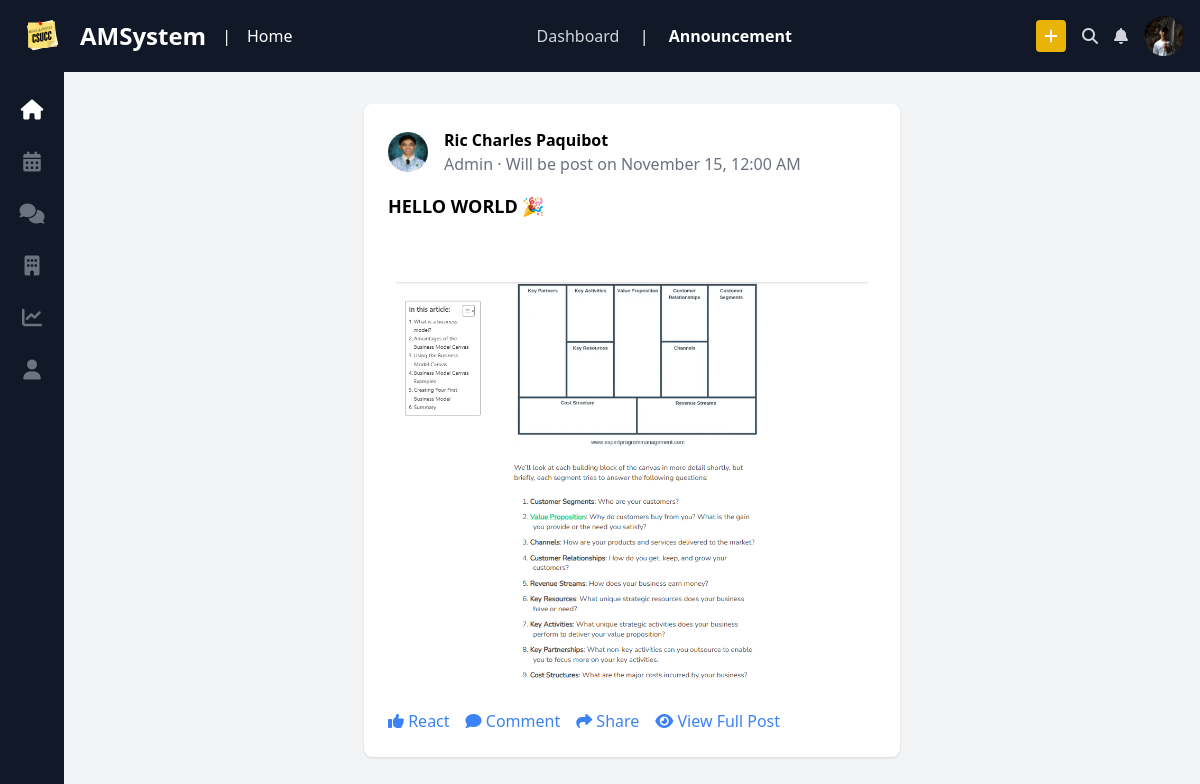
/scheduledpost/49 (signed in), run on the app's committed database.
### tables this page shows
CREATE TABLE `scheduled_posts` (
  `scheduled_id` int(11) NOT NULL,
  `post_id` int(11) DEFAULT NULL,
  `schedule_date` datetime DEFAULT NULL
);

CREATE TABLE `users` (
  `user_id` int(11) NOT NULL,
  `id_number` varchar(20) NOT NULL,
  `first_name` varchar(50) NOT NULL,
  `last_name` varchar(50) NOT NULL,
  `middle_initial` char(1) DEFAULT NULL,
  `email` varchar(100) NOT NULL,
  `password` varchar(255) NOT NULL,
  `department_id` int(11) DEFAULT NULL,
  `program_id` int(11) DEFAULT NULL,
  `contact_number` varchar(15) DEFAULT NULL,
  `address_purok` varchar(50) DEFAULT NULL,
  `address_barangay` varchar(50) DEFAULT NULL,
  `address_city` varchar(50) DEFAULT NULL,
  `address_zip` varchar(10) DEFAULT NULL,
  `address_province` varchar(50) DEFAULT NULL,
  `gender` enum('Male','Female','Other') DEFAULT NULL,
  `role_id` int(11) DEFAULT NULL,
  `photo` varchar(255) NOT NULL,
  `created_at` timestamp NOT NULL DEFAULT current_timestamp()
);

CREATE TABLE `roles` (
  `role_id` int(11) NOT NULL,
  `role_name` varchar(50) NOT NULL
);

CREATE TABLE `posts` (
  `post_id` int(11) NOT NULL,
  `post_title` varchar(200) NOT NULL,
  `post_content` text NOT NULL,
  `post_when` date DEFAULT NULL,
  `user_id` int(11) DEFAULT NULL,
  `category_id` int(11) DEFAULT NULL,
  `images` varchar(255) NOT NULL,
  `created_at` timestamp NOT NULL DEFAULT current_timestamp()
);

### Controller/Views.php (called while the page is built)
<?php
class View {
    public static function render($view, $data = []) {
        extract($data);
        require "./Views/{$view}.php";
    }
}

### Controller/UsersController.php (called while the page is built, shortened)
<?php
require('./Model/UserModel.php');
class UsersController extends Users{
    public static function open_scheduled_post($id){
        $scheduled_posts = Users::getScheduledPostPage($id);
        View::render("scheduledpost", ["scheduled_posts" => $scheduled_posts]);
    }
}

### index.php (called while the page is built, shortened)
<?php
require('./Controller/Views.php');
require('./Controller/Route.php');
$path = isset($_GET["path"]) ? $_GET["path"] : "";
Route::get('/scheduledpost/{id}', function($id) {
    require_once('./Controller/UsersController.php');
    UsersController::open_scheduled_post($id);
});
$requestUri = "/".$path ;
Route::dispatch($requestUri);

### Model/UserModel.php (called while the page is built, shortened)
<?php
class Users extends Database {
    public static function getScheduledPostPage($id) {
    try {
        $db = new Database();
        $conn = $db->Connect();
        $stmt = $conn->prepare("SELECT
                                    scheduled_posts.*,
                                    posts.*,
                                    users.*,
                                    programs.*,
                                    departments.*,
                                    roles.*,
                                    categories.*,
                                    DATE_FORMAT(scheduled_posts.schedule_date, '%d') AS date_only,
                                    MONTHNAME(scheduled_posts.schedule_date) AS month_name,
                                    TIME_FORMAT(scheduled_posts.schedule_date, '%h:%i %p') AS time_only
                                FROM
                                    scheduled_posts
                                INNER JOIN
                                    posts ON scheduled_posts.post_id = posts.post_id
                                INNER JOIN
                                    users ON posts.user_id = users.user_id
                                INNER JOIN
                                    programs ON users.program_id = programs.program_id
                                INNER JOIN
                                    departments ON users.department_id = departments.department_id
                                INNER JOIN
                                    roles ON users.role_id = roles.role_id
                                INNER JOIN
                                    categories ON posts.category_id = categories.category_id
                                WHERE
                                    scheduled_posts.post_id = :post_id
                                LIMIT 1;");
        $stmt->bindParam(":post_id", $id, PDO::PARAM_INT);
        $stmt->execute();
        $result = $stmt->fetch(PDO::FETCH_ASSOC);
        if ($result) {
            return $result;
        } else {
            echo "No data found for scheduled_id = $id.";
            return null;
        }
    } catch (PDOException $e) {
        echo "Error: " . $e->getMessage();
        return null;
    }
}
}

### Views/scheduledpost.php (the view, shortened to what this page needs)
<!DOCTYPE html>
<html lang="en">
<head>
    <script src="https://cdn.tailwindcss.com"></script>
    <link rel="stylesheet" href="https://cdnjs.cloudflare.com/ajax/libs/font-awesome/6.4.2/css/all.min.css">
</head>
<body class="bg-gray-100">
    <header class="bg-gray-900 text-white p-4 flex justify-between items-center sticky top-0 z-50">
        <div class="flex items-center space-x-4">
            <img src="../assets/ams-logo.svg" alt="CSUCC logo" class="w-12">
            <h1 class="text-2xl font-bold">AMSystem</h1>
            <span class="mx-4">|</span>
            <p>Home</p>
        </div>
        <nav class="space-x-4">
            <a href="#" class="text-gray-300 hover:text-white">Dashboard</a>
            <span class="mx-4">|</span>
            <a href="#" class="text-white font-bold">Announcement</a>
        </nav>
        <div class="flex items-center space-x-4">
            <button class="bg-yellow-500 px-2 py-1 rounded">
                <i class="fa-solid fa-plus"></i>
            </button>
            <button class="text-gray-300"><i class="fa-solid fa-magnifying-glass"></i></button>
            <button class="text-gray-300"><i class="fa-solid fa-bell"></i></button>
            <img src="../assets/profile.jpg" alt="Profile" class="w-10 h-10 rounded-full">
        </div>
    </header>
    <main class="flex">
        <aside class="w-16 bg-gray-900 text-white flex flex-col items-center space-y-6 py-6 sticky top-14 h-screen">
            <a href="../home" class="text-white"><i class="fa-solid fa-house text-xl"></i></a>
            <a href="../calendar" class="text-gray-500"><i class="fa-solid fa-calendar-days text-xl"></i></a>
            <a href="#" class="text-gray-500"><i class="fa-solid fa-comments text-xl"></i></a>
            <a href="#" class="text-gray-500"><i class="fa-solid fa-building text-xl"></i></a>
            <a href="#" class="text-gray-500"><i class="fa-solid fa-chart-line text-xl"></i></a>
            <a href="../dashboard" class="text-gray-500"><i class="fa-solid fa-user text-xl"></i></a>
        </aside>
        <section class="flex-1 p-8 flex space-x-8">
            <div class="flex-1 overflow-y-auto h-100vh">
                <div class="bg-white mx-auto w-1/2 p-6 rounded-lg shadow mb-6">
                    <div class="flex items-center space-x-4">
                        <img src="../<?=$scheduled_posts["photo"]?>" alt="Profile" class="w-10 h-10 rounded-full">
                        <div>
                            <h3 class="font-bold"><a href="../user/<?=$scheduled_posts["user_id"]?>"><?=$scheduled_posts["first_name"]?> <?=$scheduled_posts["last_name"]?></a></h3>
                            <p class="text-gray-500"><?=$scheduled_posts["role_name"]?> · Will be post on <?=$scheduled_posts["month_name"]?> <?=$scheduled_posts["date_only"]?>, <?=$scheduled_posts["time_only"]?></p>
                        </div>
                    </div>
                    <h4 class="font-bold text-lg mt-4"><?=$scheduled_posts["post_title"]?> 🎉</h4>
                    <div class="text-gray-700 mt-2"><?=$scheduled_posts["post_content"]?></div>
                    <div class="my-5 p-2"><img src="../<?=$scheduled_posts["images"]?>" onclick="viewImage('<?= '../'.$scheduled_posts['images'] ?>')" alt=""></div>
                    <div class="flex items-center space-x-4 mt-4">
                        <button class="text-blue-500"><i class="fa-solid fa-thumbs-up"></i> React</button>
                        <button class="text-blue-500"><i class="fa-solid fa-comment"></i> Comment</button>
                        <button class="text-blue-500"><i class="fa-solid fa-share"></i> Share</button>
                        <button class="text-blue-500"><i class="fa-solid fa-eye"></i> View Full Post</button>
                    </div>
                </div>
            </div>
        </section>
    </main>
</body>
</html>

### Controller/Route.php (shortened to what this page needs)
<?php
class Route {
    private static $getRoutes = [];
    private static $postRoutes = [];
    public static function get($path, $callback) {
        self::$getRoutes[$path] = $callback;
    }
    public static function post($path, $callback) {
        self::$postRoutes[$path] = $callback;
    }
    public static function dispatch($requestUri) {
        $requestMethod = $_SERVER['REQUEST_METHOD'];
        $routes = $requestMethod === 'GET' ? self::$getRoutes : self::$postRoutes;
        foreach ($routes as $route => $callback) {
            $pattern = preg_replace('/\{[a-zA-Z0-9_]+\}/', '([a-zA-Z0-9_]+)', $route);
            $pattern = str_replace('/', '\/', $pattern);
            if (preg_match('/^' . $pattern . '$/', $requestUri, $matches)) {
                array_shift($matches);
                return call_user_func_array($callback, $matches);
            }
        }
    }
}

### data on the page
scheduled_posts: users.photo (placeholder picture), users.first_name "Ric Charles", users.last_name "Paquibot", roles.role_name "Admin", month_name "November", date_only "15", time_only "12:00 AM", post.post_title "HELLO WORLD", post.images (picture)
